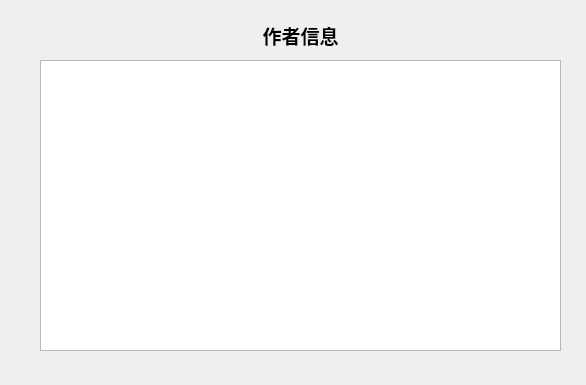
<?xml version="1.0" encoding="UTF-8"?>
<ui version="4.0">
 <class>showtv</class>
 <widget class="QWidget" name="showtv">
  <property name="geometry">
   <rect>
    <x>0</x>
    <y>0</y>
    <width>586</width>
    <height>385</height>
   </rect>
  </property>
  <property name="windowTitle">
   <string>图书信息管理系统</string>
  </property>
  <widget class="QTableWidget" name="tableWidget">
   <property name="geometry">
    <rect>
     <x>40</x>
     <y>60</y>
     <width>521</width>
     <height>291</height>
    </rect>
   </property>
  </widget>
  <widget class="QLabel" name="label">
   <property name="geometry">
    <rect>
     <x>40</x>
     <y>20</y>
     <width>521</width>
     <height>31</height>
    </rect>
   </property>
   <property name="text">
    <string>&lt;html&gt;&lt;head/&gt;&lt;body&gt;&lt;p align=&quot;center&quot;&gt;&lt;span style=&quot; font-size:14pt; font-weight:700;&quot;&gt;作者信息&lt;/span&gt;&lt;/p&gt;&lt;/body&gt;&lt;/html&gt;</string>
   </property>
  </widget>
 </widget>
 <resources/>
 <connections/>
</ui>
